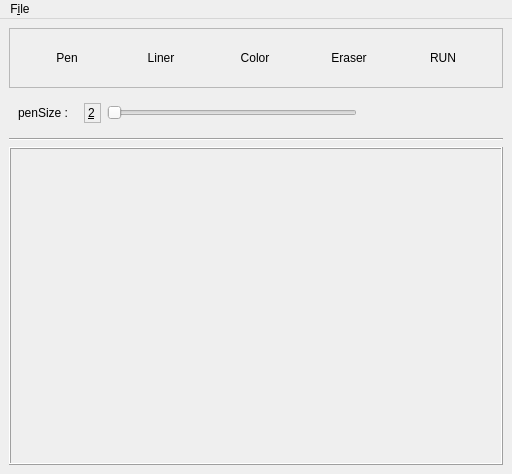
<?xml version="1.0" encoding="UTF-8"?>
<ui version="4.0">
 <class>MainWindow</class>
 <widget class="QMainWindow" name="MainWindow">
  <property name="geometry">
   <rect>
    <x>0</x>
    <y>0</y>
    <width>512</width>
    <height>474</height>
   </rect>
  </property>
  <property name="minimumSize">
   <size>
    <width>512</width>
    <height>0</height>
   </size>
  </property>
  <property name="windowTitle">
   <string>MainWindow</string>
  </property>
  <widget class="QWidget" name="Layout">
   <layout class="QVBoxLayout" name="verticalLayout">
    <item>
     <layout class="QVBoxLayout" name="verticalLayout_2">
      <property name="sizeConstraint">
       <enum>QLayout::SetDefaultConstraint</enum>
      </property>
      <item>
       <widget class="QFrame" name="frame">
        <property name="sizePolicy">
         <sizepolicy hsizetype="Minimum" vsizetype="Maximum">
          <horstretch>0</horstretch>
          <verstretch>0</verstretch>
         </sizepolicy>
        </property>
        <property name="maximumSize">
         <size>
          <width>16777215</width>
          <height>60</height>
         </size>
        </property>
        <property name="mouseTracking">
         <bool>false</bool>
        </property>
        <property name="frameShape">
         <enum>QFrame::StyledPanel</enum>
        </property>
        <property name="frameShadow">
         <enum>QFrame::Plain</enum>
        </property>
        <layout class="QHBoxLayout" name="horizontalLayout_3">
         <item>
          <widget class="QPushButton" name="panBtn">
           <property name="sizePolicy">
            <sizepolicy hsizetype="Fixed" vsizetype="Fixed">
             <horstretch>0</horstretch>
             <verstretch>0</verstretch>
            </sizepolicy>
           </property>
           <property name="text">
            <string>Pen</string>
           </property>
           <property name="autoDefault">
            <bool>false</bool>
           </property>
           <property name="flat">
            <bool>true</bool>
           </property>
          </widget>
         </item>
         <item>
          <widget class="QPushButton" name="lineBtn">
           <property name="sizePolicy">
            <sizepolicy hsizetype="Fixed" vsizetype="Fixed">
             <horstretch>0</horstretch>
             <verstretch>0</verstretch>
            </sizepolicy>
           </property>
           <property name="text">
            <string>Liner</string>
           </property>
           <property name="flat">
            <bool>true</bool>
           </property>
          </widget>
         </item>
         <item>
          <widget class="QPushButton" name="colorBtn">
           <property name="sizePolicy">
            <sizepolicy hsizetype="Fixed" vsizetype="Fixed">
             <horstretch>0</horstretch>
             <verstretch>0</verstretch>
            </sizepolicy>
           </property>
           <property name="text">
            <string>Color</string>
           </property>
           <property name="autoDefault">
            <bool>false</bool>
           </property>
           <property name="flat">
            <bool>true</bool>
           </property>
          </widget>
         </item>
         <item>
          <widget class="QPushButton" name="eBtn">
           <property name="sizePolicy">
            <sizepolicy hsizetype="Fixed" vsizetype="Fixed">
             <horstretch>0</horstretch>
             <verstretch>0</verstretch>
            </sizepolicy>
           </property>
           <property name="text">
            <string>Eraser</string>
           </property>
           <property name="autoDefault">
            <bool>false</bool>
           </property>
           <property name="flat">
            <bool>true</bool>
           </property>
          </widget>
         </item>
         <item>
          <widget class="QPushButton" name="runBtn">
           <property name="sizePolicy">
            <sizepolicy hsizetype="Fixed" vsizetype="Fixed">
             <horstretch>0</horstretch>
             <verstretch>0</verstretch>
            </sizepolicy>
           </property>
           <property name="text">
            <string>RUN</string>
           </property>
           <property name="autoDefault">
            <bool>false</bool>
           </property>
           <property name="flat">
            <bool>true</bool>
           </property>
          </widget>
         </item>
        </layout>
       </widget>
      </item>
      <item>
       <widget class="QFrame" name="horizontalFrame">
        <property name="sizePolicy">
         <sizepolicy hsizetype="Fixed" vsizetype="Fixed">
          <horstretch>0</horstretch>
          <verstretch>0</verstretch>
         </sizepolicy>
        </property>
        <property name="maximumSize">
         <size>
          <width>360</width>
          <height>16777215</height>
         </size>
        </property>
        <layout class="QHBoxLayout" name="horizontalLayout_2">
         <item>
          <widget class="QLabel" name="label">
           <property name="enabled">
            <bool>true</bool>
           </property>
           <property name="sizePolicy">
            <sizepolicy hsizetype="MinimumExpanding" vsizetype="Preferred">
             <horstretch>0</horstretch>
             <verstretch>0</verstretch>
            </sizepolicy>
           </property>
           <property name="minimumSize">
            <size>
             <width>0</width>
             <height>20</height>
            </size>
           </property>
           <property name="maximumSize">
            <size>
             <width>60</width>
             <height>25</height>
            </size>
           </property>
           <property name="focusPolicy">
            <enum>Qt::NoFocus</enum>
           </property>
           <property name="layoutDirection">
            <enum>Qt::LeftToRight</enum>
           </property>
           <property name="frameShape">
            <enum>QFrame::NoFrame</enum>
           </property>
           <property name="text">
            <string>penSize : </string>
           </property>
          </widget>
         </item>
         <item>
          <widget class="QLabel" name="penSizeLabel">
           <property name="minimumSize">
            <size>
             <width>17</width>
             <height>20</height>
            </size>
           </property>
           <property name="maximumSize">
            <size>
             <width>11</width>
             <height>25</height>
            </size>
           </property>
           <property name="font">
            <font>
             <underline>true</underline>
            </font>
           </property>
           <property name="toolTipDuration">
            <number>-1</number>
           </property>
           <property name="frameShape">
            <enum>QFrame::StyledPanel</enum>
           </property>
           <property name="text">
            <string>2</string>
           </property>
           <property name="textFormat">
            <enum>Qt::AutoText</enum>
           </property>
           <property name="wordWrap">
            <bool>true</bool>
           </property>
          </widget>
         </item>
         <item>
          <widget class="QSlider" name="penSizeSlider">
           <property name="maximumSize">
            <size>
             <width>250</width>
             <height>25</height>
            </size>
           </property>
           <property name="minimum">
            <number>2</number>
           </property>
           <property name="maximum">
            <number>10</number>
           </property>
           <property name="sliderPosition">
            <number>2</number>
           </property>
           <property name="orientation">
            <enum>Qt::Horizontal</enum>
           </property>
          </widget>
         </item>
        </layout>
       </widget>
      </item>
     </layout>
    </item>
    <item>
     <widget class="Line" name="line">
      <property name="orientation">
       <enum>Qt::Horizontal</enum>
      </property>
     </widget>
    </item>
    <item>
     <widget class="QFrame" name="pframe">
      <property name="sizePolicy">
       <sizepolicy hsizetype="Preferred" vsizetype="Preferred">
        <horstretch>0</horstretch>
        <verstretch>0</verstretch>
       </sizepolicy>
      </property>
      <property name="frameShape">
       <enum>QFrame::Box</enum>
      </property>
      <property name="frameShadow">
       <enum>QFrame::Raised</enum>
      </property>
      <widget class="QWidget" name="verticalLayoutWidget">
       <property name="geometry">
        <rect>
         <x>0</x>
         <y>30</y>
         <width>503</width>
         <height>102</height>
        </rect>
       </property>
       <layout class="QVBoxLayout" name="VBOX">
        <property name="spacing">
         <number>0</number>
        </property>
        <property name="sizeConstraint">
         <enum>QLayout::SetMinAndMaxSize</enum>
        </property>
        <property name="leftMargin">
         <number>10</number>
        </property>
        <property name="topMargin">
         <number>10</number>
        </property>
        <property name="rightMargin">
         <number>10</number>
        </property>
        <property name="bottomMargin">
         <number>10</number>
        </property>
       </layout>
      </widget>
     </widget>
    </item>
   </layout>
  </widget>
  <widget class="QMenuBar" name="menuBar">
   <property name="geometry">
    <rect>
     <x>0</x>
     <y>0</y>
     <width>512</width>
     <height>28</height>
    </rect>
   </property>
   <widget class="QMenu" name="fileMenu">
    <property name="title">
     <string>F&amp;ile</string>
    </property>
    <addaction name="fileOpen"/>
    <addaction name="fileSave"/>
   </widget>
   <addaction name="fileMenu"/>
  </widget>
  <action name="fileOpenBtn">
   <property name="text">
    <string>&amp;open</string>
   </property>
  </action>
  <action name="fileSaveBtn">
   <property name="text">
    <string>&amp;save</string>
   </property>
  </action>
  <action name="action1">
   <property name="text">
    <string>1</string>
   </property>
  </action>
  <action name="penSize2">
   <property name="text">
    <string>&amp;2</string>
   </property>
  </action>
  <action name="penSize3">
   <property name="text">
    <string>&amp;3</string>
   </property>
  </action>
  <action name="penSize4">
   <property name="text">
    <string>&amp;4</string>
   </property>
  </action>
  <action name="penSize5">
   <property name="text">
    <string>&amp;5</string>
   </property>
  </action>
  <action name="penSize6">
   <property name="text">
    <string>&amp;6</string>
   </property>
  </action>
  <action name="penSize7">
   <property name="text">
    <string>&amp;7</string>
   </property>
  </action>
  <action name="fileOpen">
   <property name="text">
    <string>&amp;open (Crtl+O)</string>
   </property>
  </action>
  <action name="fileSave">
   <property name="text">
    <string>&amp;save</string>
   </property>
  </action>
 </widget>
 <tabstops>
  <tabstop>panBtn</tabstop>
  <tabstop>eBtn</tabstop>
  <tabstop>colorBtn</tabstop>
 </tabstops>
 <resources/>
 <connections/>
</ui>
